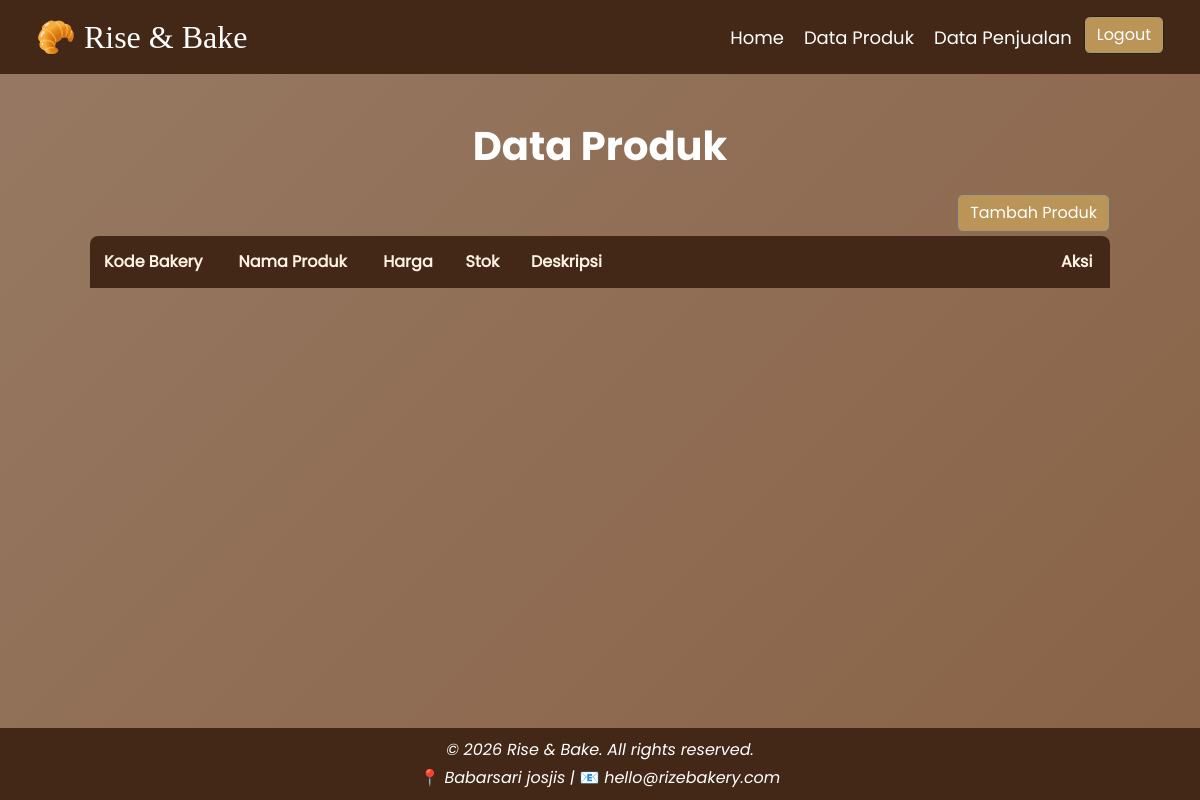
The app's page /data_produk.php (signed in), older data.
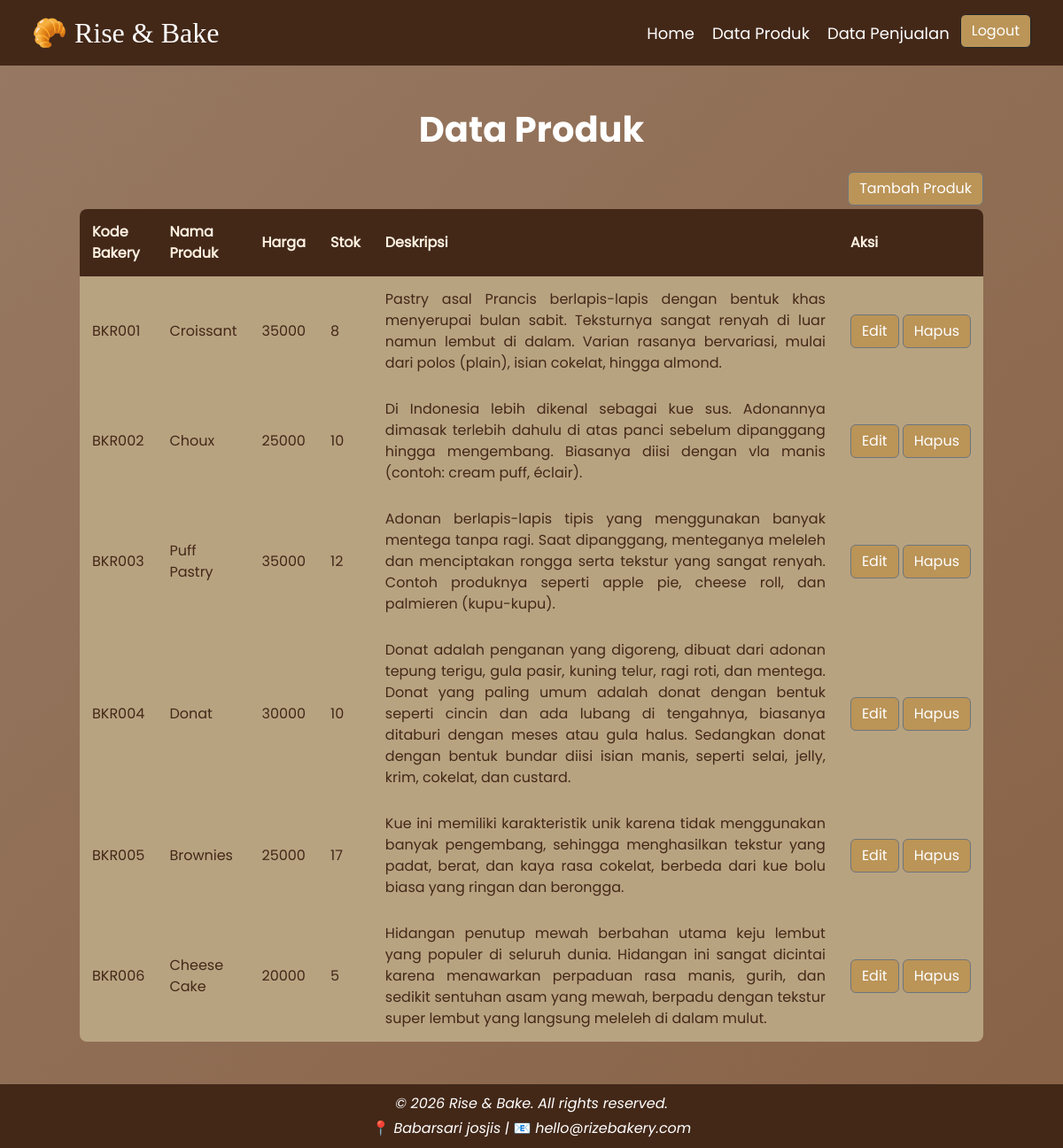
The same page, newer data.
### tables this page shows
CREATE TABLE `list_produk` (
  `id_produk` int(5) NOT NULL,
  `kode_bakery` varchar(10) NOT NULL DEFAULT 'BKR001',
  `nama_produk` varchar(50) NOT NULL,
  `harga` int(11) NOT NULL,
  `stok` int(11) NOT NULL,
  `deskripsi` text NOT NULL,
  `gambar` varchar(50) NOT NULL
);

### data_produk.php (the view, shortened to what this page needs)
<?php
include 'koneksi.php';
$query = "SELECT * FROM list_produk";
$result = mysqli_query($koneksi, $query);
?>
<!DOCTYPE html>
<html lang="en">
<head>
    <link href="https://cdn.jsdelivr.net/npm/bootstrap@5.3.8/dist/css/bootstrap.min.css" rel="stylesheet">
    <link rel="stylesheet" href="stylebake.css">
</head>
<body>
    <header>
        <nav class="navbar navbar-expand-lg">
        <div class="container-fluid">
            <a class="navbar-brand ms-4" href="dashboardAdmin.php">🥐 Rise & Bake</a>
            <div class="collapse navbar-collapse" id="navbarNav">
                <ul class="navbar-nav ms-auto justiify-content-center me-4 gap-1">
                    <li class="nav-item">
                        <a class="nav-link active" aria-current="page" href="dashboardAdmin.php">Home</a>
                    </li>
                    <li class="nav-item">
                        <a class="nav-link active" href="data_produk.php">Data Produk</a>
                    </li>
                    <li class="nav-item">
                        <a class="nav-link" href="data_penjualan.php">Data Penjualan</a>
                    </li>
                    <li class="logout-button nav-item ms-auto">
                        <a href="logout.php">
                            <button type="button" class="btn btn-dark logout">Logout</button>
                        </a>
                    </li>
                </ul>
            </div>
        </div>
    </nav>
    </header>
    <main class="content-dataproduk">
        <div class="text-center title-dataproduk">
            <h1>Data Produk</h1>
        </div>
        <div class="parent-button-add">
            <a role="button" href="form_tambah.php" class="btn btn-secondary btn-explore mb-1">Tambah Produk</a>
        </div>
        <div class="parent-table-product mb-5">
            <table class="list-dataproduk">
                <tr>
                    <th>Kode Bakery</th>
                    <th>Nama Produk</th>
                    <th>Harga</th>
                    <th>Stok</th>
                    <th id="deskripsi">Deskripsi</th>
                    <th>Aksi</th>
                </tr>
                <?php while ($row = mysqli_fetch_assoc($result)) { ?>
                <tr>
                    <td><?php echo $row['kode_bakery']; ?></td>
                    <td><?php echo $row['nama_produk']; ?></td>
                    <td><?php echo $row['harga']; ?></td>
                    <td><?php echo $row['stok']; ?></td>
                    <td><?php echo $row['deskripsi']; ?></td>
                    <td>
                        <div class="button-aksi d-flex gap-1">
                            <a role="button" href="form_edit.php?id_produk=<?php echo $row['id_produk']; ?>" class="btn btn-secondary">Edit</a>
                            <a role="button" href="proses_hapus.php?id_produk=<?php echo $row['id_produk']; ?>" class="btn btn-secondary">Hapus</a>
                        </div>
                    </td>
                </tr>
                <?php } ?>
            </table>
        </div>
    </main>
    <footer class="footer">
        <div class="wrap-footer">
                <p class="copyright">&copy; 2026 Rise & Bake. All rights reserved.</p>
                <p class="address">📍 Babarsari josjis | 📧 hello@rizebakery.com</p>
        </div>
    </footer>
</body>
</html>

Row changes from the older to the newer data that the page shows:
added list_produk: kode_bakery "BKR001", nama_produk "Croissant", harga "35000", stok "8", deskripsi "Pastry asal Prancis berlapis-lapis dengan bentuk khas menyerupai bulan sabit. Teksturnya sangat renyah di luar namun lembut di dalam. Varian rasanya bervariasi, mulai dari polos (plain), isian cokelat, hingga almond."
added list_produk: kode_bakery "BKR002", nama_produk "Choux", harga "25000", stok "10", deskripsi "Di Indonesia lebih dikenal sebagai kue sus. Adonannya dimasak terlebih dahulu di atas panci sebelum dipanggang hingga mengembang. Biasanya diisi dengan vla manis (contoh: cream puff, éclair)."
added list_produk: kode_bakery "BKR003", nama_produk "Puff Pastry", harga "35000", stok "12", deskripsi "Adonan berlapis-lapis tipis yang menggunakan banyak mentega tanpa ragi. Saat dipanggang, menteganya meleleh dan menciptakan rongga serta tekstur yang sangat renyah. Contoh produknya seperti apple pie, cheese roll, dan palmieren (kupu-kupu)."
added list_produk: kode_bakery "BKR004", nama_produk "Donat", harga "30000", stok "10", deskripsi "Donat adalah penganan yang digoreng, dibuat dari adonan tepung terigu, gula pasir, kuning telur, ragi roti, dan mentega. Donat yang paling umum adalah donat dengan bentuk seperti cincin dan ada lubang di tengahnya, biasanya ditaburi dengan meses atau gula halus. Sedangkan donat dengan bentuk bundar diisi isian manis, seperti selai, jelly, krim, cokelat, dan custard."
added list_produk: kode_bakery "BKR005", nama_produk "Brownies", harga "25000", stok "17", deskripsi "Kue ini memiliki karakteristik unik karena tidak menggunakan banyak pengembang, sehingga menghasilkan tekstur yang padat, berat, dan kaya rasa cokelat, berbeda dari kue bolu biasa yang ringan dan berongga."
added list_produk: kode_bakery "BKR006", nama_produk "Cheese Cake", harga "20000", stok "5", deskripsi "Hidangan penutup mewah berbahan utama keju lembut yang populer di seluruh dunia. Hidangan ini sangat dicintai karena menawarkan perpaduan rasa manis, gurih, dan sedikit sentuhan asam yang mewah, berpadu dengan tekstur super lembut yang langsung meleleh di dalam mulut."
